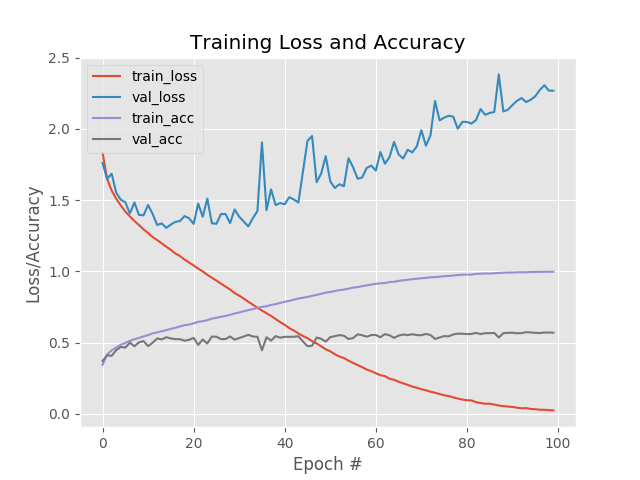

Recreate this plot in Python.
# import the necessary packages
from sklearn.preprocessing import LabelBinarizer
from sklearn.metrics import classification_report
from keras.models import Sequential
from keras.layers.core import Dense
from keras.optimizers import SGD
from keras.datasets import cifar10
import matplotlib.pyplot as plt
import numpy as np
import argparse

# construct the argument parse and parse the arguments
ap = argparse.ArgumentParser()
ap.add_argument("-o", "--output", required=True,
	help="path to the output loss/accuracy plot")
args = vars(ap.parse_args())

# load the training and testing data, scale it into the range [0, 1],
# then reshape the design matrix
print("[INFO] loading CIFAR-10 data...")
((trainX, trainY), (testX, testY)) = cifar10.load_data()

trainX = trainX.astype("float32") / 255.0
testX = testX.astype("float32") / 255.0

trainX = trainX.reshape((trainX.shape[0], 3072))
testX = testX.reshape((testX.shape[0], 3072))

# convert the labels from integers to vectors
lb = LabelBinarizer()
trainY = lb.fit_transform(trainY)
testY = lb.transform(testY)

# initialize the label names for the CIFAR-10 dataset
labelNames = ["airplane", "automobile", "bird", "cat", "deer",
	"dog", "frog", "horse", "ship", "truck"]

# define the 3072-1024-512-10 architecture using Keras
model = Sequential()
model.add(Dense(1024, input_shape=(3072,), activation="relu"))
model.add(Dense(512, activation="relu"))
model.add(Dense(10, activation="softmax"))

# train the model usign SGD
print("[INFO] training network...")
sgd = SGD(0.01)
model.compile(loss="categorical_crossentropy", optimizer=sgd,
	metrics=["accuracy"])
H = model.fit(trainX, trainY, validation_data=(testX, testY),
	epochs=100, batch_size=32, shuffle=True)

# evaluate the network
print("[INFO] evaluating network...")
predictions = model.predict(testX, batch_size=32)
print(classification_report(testY.argmax(axis=1),
	predictions.argmax(axis=1), target_names=labelNames))

# plot the training loss and accuracy
plt.style.use("ggplot")
plt.figure()
plt.plot(np.arange(0, 100), H.history["loss"], label="train_loss")
plt.plot(np.arange(0, 100), H.history["val_loss"], label="val_loss")
plt.plot(np.arange(0, 100), H.history["acc"], label="train_acc")
plt.plot(np.arange(0, 100), H.history["val_acc"], label="val_acc")
plt.title("Training Loss and Accuracy")
plt.xlabel("Epoch #")
plt.ylabel("Loss/Accuracy")
plt.legend()
plt.savefig(args["output"])
plt.show()
